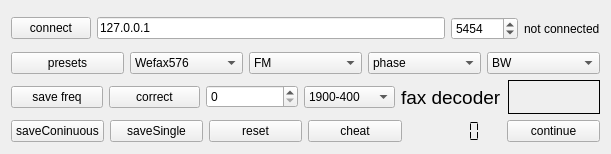
<?xml version="1.0" encoding="UTF-8"?>
<ui version="4.0">
 <class>fax_decoder</class>
 <widget class="QWidget" name="fax_decoder">
  <property name="geometry">
   <rect>
    <x>0</x>
    <y>0</y>
    <width>611</width>
    <height>154</height>
   </rect>
  </property>
  <property name="windowTitle">
   <string>fax-decoder</string>
  </property>
  <layout class="QVBoxLayout" name="verticalLayout">
   <item>
    <layout class="QHBoxLayout" name="horizontalLayout">
     <item>
      <widget class="QPushButton" name="connectButton">
       <property name="text">
        <string>connect</string>
       </property>
      </widget>
     </item>
     <item>
      <widget class="QLineEdit" name="hostNameLabel">
       <property name="text">
        <string>127.0.0.1</string>
       </property>
      </widget>
     </item>
     <item>
      <widget class="QSpinBox" name="portSelector">
       <property name="maximum">
        <number>1000000</number>
       </property>
       <property name="value">
        <number>5454</number>
       </property>
      </widget>
     </item>
     <item>
      <widget class="QLabel" name="connectLabel">
       <property name="text">
        <string>not connected</string>
       </property>
      </widget>
     </item>
    </layout>
   </item>
   <item>
    <layout class="QHBoxLayout" name="horizontalLayout_4">
     <item>
      <widget class="QPushButton" name="presetButton">
       <property name="text">
        <string>presets</string>
       </property>
      </widget>
     </item>
     <item>
      <widget class="QComboBox" name="iocSelector">
       <property name="toolTip">
        <string>&lt;html&gt;&lt;head/&gt;&lt;body&gt;&lt;p&gt;FAX mode, implies some settings.&lt;/p&gt;&lt;/body&gt;&lt;/html&gt;</string>
       </property>
       <item>
        <property name="text">
         <string>Wefax576</string>
        </property>
       </item>
       <item>
        <property name="text">
         <string>Wefax288</string>
        </property>
       </item>
      </widget>
     </item>
     <item>
      <widget class="QComboBox" name="modeSelector">
       <item>
        <property name="text">
         <string>FM</string>
        </property>
       </item>
       <item>
        <property name="text">
         <string>AM</string>
        </property>
       </item>
      </widget>
     </item>
     <item>
      <widget class="QComboBox" name="phaseSelector">
       <property name="toolTip">
        <string>&lt;html&gt;&lt;head/&gt;&lt;body&gt;&lt;p&gt;Normal or inverse (i.e.back and white).&lt;/p&gt;&lt;/body&gt;&lt;/html&gt;</string>
       </property>
       <item>
        <property name="text">
         <string>phase</string>
        </property>
       </item>
       <item>
        <property name="text">
         <string>inverse</string>
        </property>
       </item>
      </widget>
     </item>
     <item>
      <widget class="QComboBox" name="faxColorSelector">
       <property name="toolTip">
        <string>&lt;html&gt;&lt;head/&gt;&lt;body&gt;&lt;p&gt;Black and white or color.&lt;/p&gt;&lt;/body&gt;&lt;/html&gt;</string>
       </property>
       <item>
        <property name="text">
         <string>BW</string>
        </property>
       </item>
       <item>
        <property name="text">
         <string>GRAY</string>
        </property>
       </item>
       <item>
        <property name="text">
         <string>COLOR</string>
        </property>
       </item>
      </widget>
     </item>
    </layout>
   </item>
   <item>
    <layout class="QHBoxLayout" name="horizontalLayout_3">
     <item>
      <widget class="QPushButton" name="saveFrequency">
       <property name="text">
        <string>save freq</string>
       </property>
      </widget>
     </item>
     <item>
      <widget class="QPushButton" name="correctButton">
       <property name="text">
        <string>correct</string>
       </property>
      </widget>
     </item>
     <item>
      <widget class="QSpinBox" name="sampleCorrection"/>
     </item>
     <item>
      <widget class="QComboBox" name="deviationSelector">
       <item>
        <property name="text">
         <string>1900-400</string>
        </property>
       </item>
       <item>
        <property name="text">
         <string>1950-450</string>
        </property>
       </item>
      </widget>
     </item>
     <item>
      <widget class="QLabel" name="label">
       <property name="font">
        <font>
         <pointsize>14</pointsize>
        </font>
       </property>
       <property name="text">
        <string>fax decoder</string>
       </property>
      </widget>
     </item>
     <item>
      <widget class="QLabel" name="showState">
       <property name="toolTip">
        <string>&lt;html&gt;&lt;head/&gt;&lt;body&gt;&lt;p&gt;Current state of operation.&lt;/p&gt;&lt;/body&gt;&lt;/html&gt;</string>
       </property>
       <property name="frameShape">
        <enum>QFrame::Shape::Box</enum>
       </property>
       <property name="text">
        <string/>
       </property>
      </widget>
     </item>
    </layout>
   </item>
   <item>
    <layout class="QHBoxLayout" name="horizontalLayout_2">
     <item>
      <widget class="QPushButton" name="saveContinuousButton">
       <property name="text">
        <string>saveConinuous</string>
       </property>
      </widget>
     </item>
     <item>
      <widget class="QPushButton" name="saveSingleButton">
       <property name="toolTip">
        <string>&lt;html&gt;&lt;head/&gt;&lt;body&gt;&lt;p&gt;If saveSingle is &amp;quot;on&amp;quot;, the picture will automatically be saved when FAX_DONE&lt;/p&gt;&lt;/body&gt;&lt;/html&gt;</string>
       </property>
       <property name="text">
        <string>saveSingle</string>
       </property>
      </widget>
     </item>
     <item>
      <widget class="QPushButton" name="resetButton">
       <property name="text">
        <string>reset</string>
       </property>
      </widget>
     </item>
     <item>
      <widget class="QPushButton" name="cheatButton">
       <property name="toolTip">
        <string>&lt;html&gt;&lt;head/&gt;&lt;body&gt;&lt;p&gt;Pushing the &amp;quot;cheat&amp;quot; button when in Mode &amp;quot;APTSTART&amp;quot; will skip the syncing and switch to mode &amp;quot;SYNCED&amp;quot;. If in mode &amp;quot;SYNCED&amp;quot;, a swich is made to &amp;quot;FAX_DONE&amp;quot;.&lt;/p&gt;&lt;p&gt;&lt;br/&gt;&lt;/p&gt;&lt;/body&gt;&lt;/html&gt;</string>
       </property>
       <property name="text">
        <string>cheat</string>
       </property>
      </widget>
     </item>
     <item>
      <widget class="QLCDNumber" name="lineNumber">
       <property name="lineWidth">
        <number>0</number>
       </property>
       <property name="segmentStyle">
        <enum>QLCDNumber::SegmentStyle::Flat</enum>
       </property>
      </widget>
     </item>
     <item>
      <widget class="QPushButton" name="continueButton">
       <property name="toolTip">
        <string>&lt;html&gt;&lt;head/&gt;&lt;body&gt;&lt;p&gt;If a picture is read in, the software will wait in mode FAX_DONE. In that mode pushing the button will reset the software and set the mode to APTSTART&lt;/p&gt;&lt;/body&gt;&lt;/html&gt;</string>
       </property>
       <property name="text">
        <string>continue</string>
       </property>
      </widget>
     </item>
    </layout>
   </item>
  </layout>
 </widget>
 <resources/>
 <connections/>
</ui>
